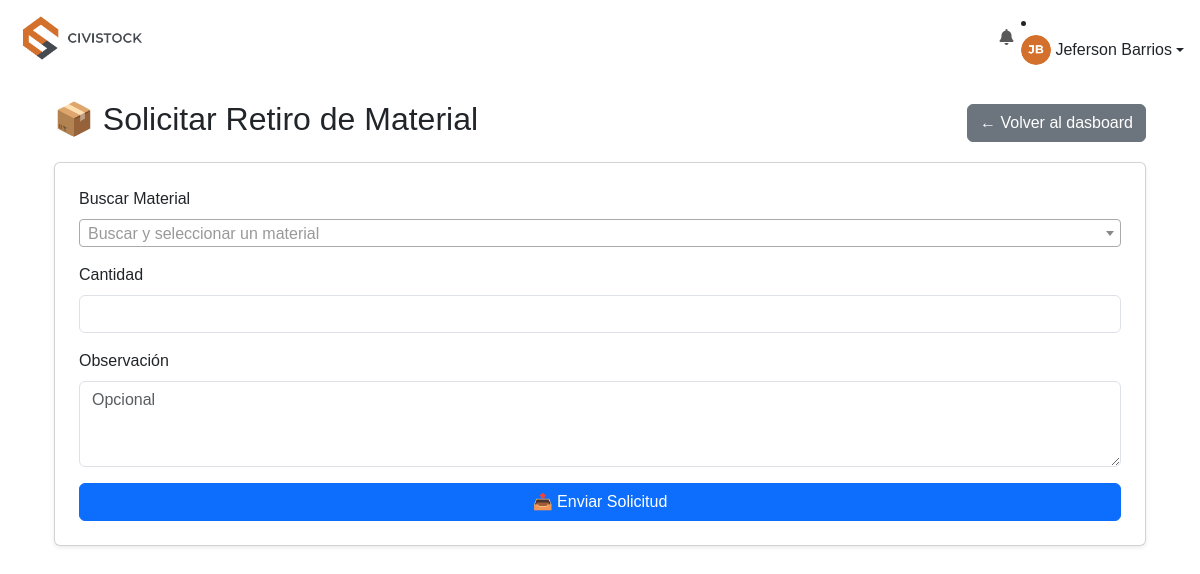
/ingeniero/solicitar-retiro (signed in), run on the app's committed database.
### models.py (models this page shows, shortened)
class User(db.Model):
    __tablename__ = 'user'
    id = db.Column(db.Integer, primary_key=True)
    username = db.Column(db.String(80), unique=True, nullable=False)
    nombre = db.Column(db.String(120), nullable=False)
    password = db.Column(db.String(200), nullable=False)
    rol = db.Column(db.String(20), nullable=False)
    foto = db.Column(db.String(120), nullable=True, default='default.jpg')

### ingeniero_routes.py (the view, shortened to what this page needs)
@ingeniero_bp.route('/solicitar-retiro', methods=['GET', 'POST'])
@ingeniero_required
def solicitar_retiro():
    sync_user_session()
    materiales = Material.query.all()
    return render_template('Ingeniero/solicitar_retiro.html', materiales=materiales)

### ingeniero_routes.py (called while the page is built)
def ingeniero_required(func):
    @wraps(func)
    def wrapper(*args, **kwargs):
        if 'user_role' not in session or session['user_role'] != 'INGENIERO':
            flash('Acceso no autorizado.', 'error')
            return redirect(url_for('login'))
        return func(*args, **kwargs)
    return wrapper

def sync_user_session():
    user = User.query.filter_by(username=session.get('user')).first()
    if user:
        session['user_name'] = user.nombre
        session['user_photo'] = user.foto
        session['user_id'] = user.id

### utils.py (called while the page is built)
def formatear_numero(value):
    try:
        num = float(value)
        if num.is_integer():
            return int(num)
        return num
    except (ValueError, TypeError):
        return value

def obtener_materiales_bajo_stock():
    return Material.query.filter(Material.stock <= Material.stock_minimo).all()

### templates/Ingeniero/solicitar_retiro.html (shortened to what this page needs)
{% extends "base.html" %}
{% block content %}
<div class="container mt-4">
    <div class="d-flex justify-content-between align-items-center mb-3">
        <h2>📦 Solicitar Retiro de Material</h2>
        <a href="{{ url_for('ingeniero.dashboard') }}" class="btn btn-secondary">← Volver al dasboard</a>
    </div>
    <form method="POST" class="card p-4 shadow-sm" id="form-retiro">
        <div class="mb-3">
            <label for="material_id" class="form-label">Buscar Material</label>
        </div>
        <div class="mb-3">
            <label for="cantidad" class="form-label">Cantidad</label>
            <input type="number" name="cantidad" id="cantidad" class="form-control" required min="0" step="any">
        </div>
        <div class="mb-3">
            <label for="observacion" class="form-label">Observación</label>
            <textarea name="observacion" class="form-control" rows="3" placeholder="Opcional"></textarea>
        </div>
        <button type="submit" class="btn btn-primary">📤 Enviar Solicitud</button>
    </form>
</div>
{% endblock %}
{% block scripts %}
<link href="https://cdn.jsdelivr.net/npm/select2@4.1.0-rc.0/dist/css/select2.min.css" rel="stylesheet" />
{% endblock %}

### templates/base.html (shortened to what this page needs)
<!DOCTYPE html>
<html lang="es">
<head>
    <link href="https://cdn.jsdelivr.net/npm/bootstrap@5.3.0/dist/css/bootstrap.min.css" rel="stylesheet">
    <link href="https://cdnjs.cloudflare.com/ajax/libs/font-awesome/6.5.0/css/all.min.css" rel="stylesheet">
    <link rel="stylesheet" href="{{ url_for('static', filename='style.css') }}">
</head>
<body>
    <nav class="navbar navbar-expand-lg navbar-white bg-white px-3">
        <a class="navbar-brand" href="{{ url_for(user_role.lower() + '.dashboard') }}">
            <img src="{{ url_for('static', filename='civistockresponsive.png') }}" alt="Logo" height="50">
        </a>
        <div class="collapse navbar-collapse" id="menuNav">
<ul class="navbar-nav">
    <li class="nav-item dropdown">
        <a class="nav-link position-relative" href="#" id="notifDropdown" role="button" data-bs-toggle="dropdown" aria-expanded="false">
            <i class="fas fa-bell"></i>
        </a>
    </li>
</ul>
                <li class="nav-item dropdown">
                    <a class="nav-link dropdown-toggle d-flex align-items-center" href="#" role="button" data-bs-toggle="dropdown">
                        <img src="{{ url_for('static', filename='uploads/' + (user_photo or 'default.jpg')) }}" alt="Foto" width="30" height="30" class="rounded-circle me-1">
                        {{ user_name }}
                    </a>
                </li>
        </div>
    </nav>
    <div class="container my-4">
        {% block content %}{% endblock %}
    </div>
{% block scripts %}{% endblock %}

### static/style.css (style rules this page uses)
body, html { margin: 0; padding: 0; height: 100%; font-family: 'Montserrat', sans-serif; }

### data on the page
User: foto (picture), nombre "Jeferson Barrios"
